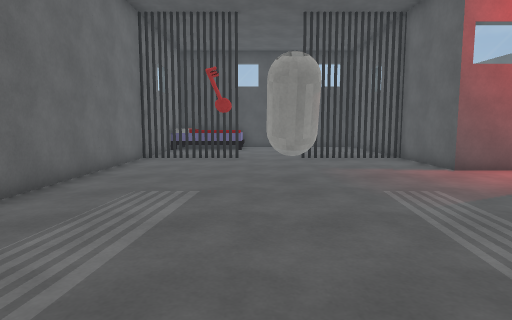
[1] (above)

17 first-person views from a walk through a 3-D level made in the Unity game engine. The camera is 1.3 m above the floor, tilts 6° down and sees 75° across. The floor is counted in squares, 1 m on a side. Each view is taken from the middle of a square. On the plan, view 1 faces up. The plan holds only what a view shows up to about 14 squares ahead; the rest is blank. The place goes on beyond the plan. Door leaves are left out, so doorways stand open. Surface patterns are stand-ins for the level's own textures.

[2]
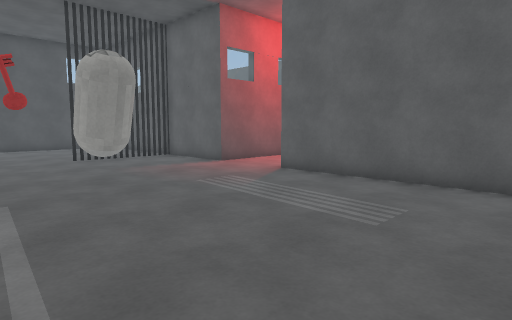

[3]
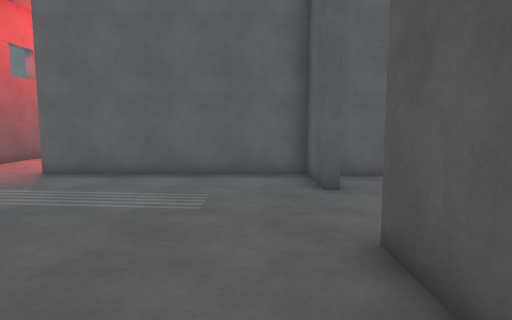

[4]
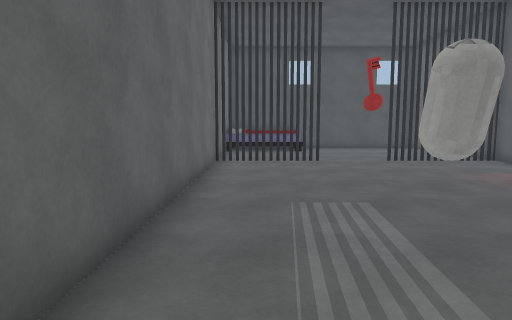

[5]
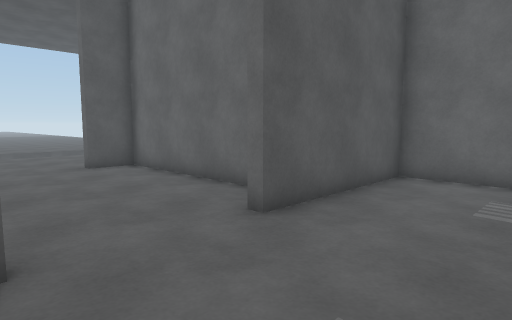

[6]
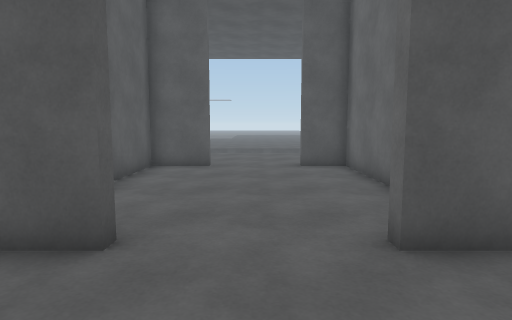

[7]
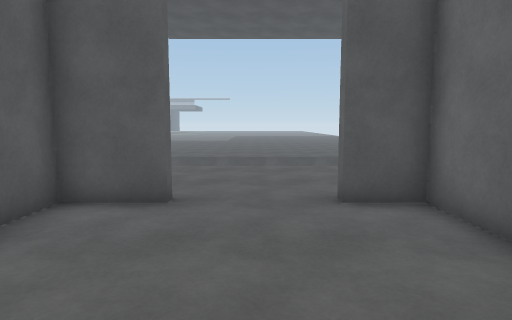

[8]
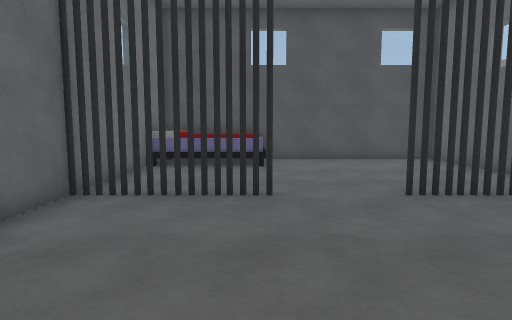

[9]
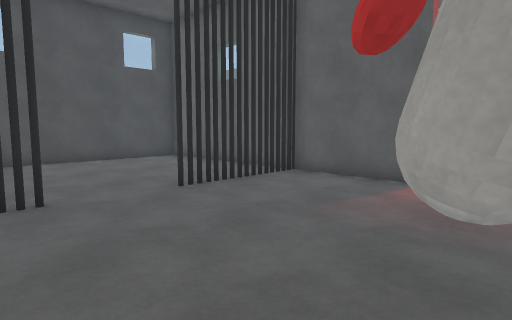

[10]
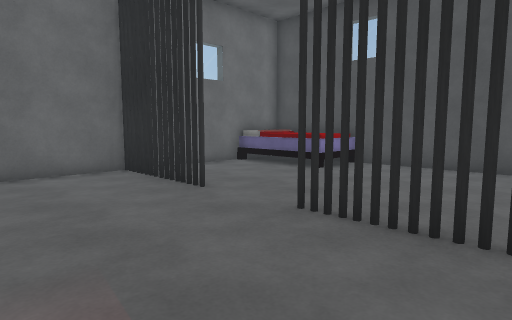

[11]
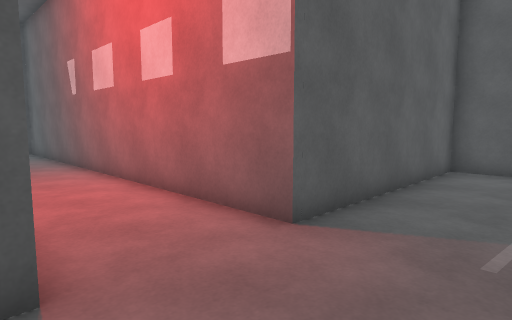

[12]
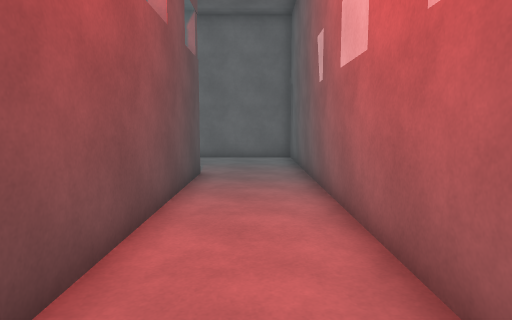

[13]
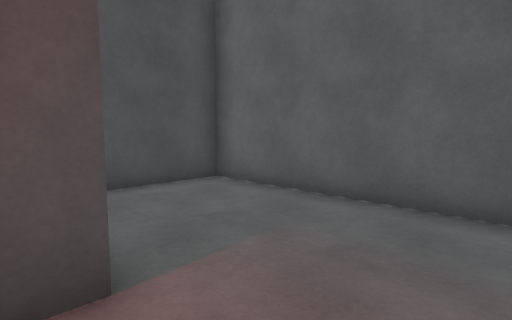

[14]
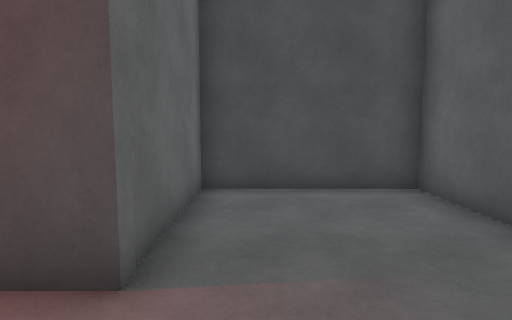

[15]
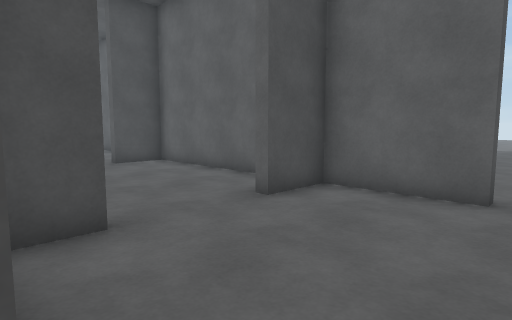

[16]
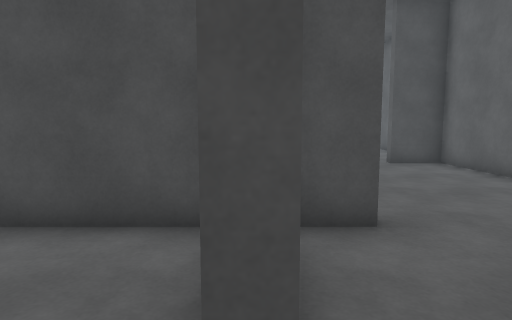

[17]
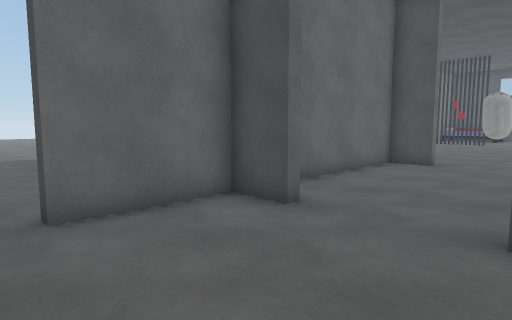

### Floor plan
Key: @ floor where view 1 was taken; # wall or solid block; x gap in a wall; . floor; / step, stairs or slope; D open door; C capsule.
Columns run from 5 left of view 1 to 20 right of it. Each row starts with its distance up from view 1.
 20 ############
 19 #    ......#
 18 #   /......#
 17 #..........#
 16 #..........#
 15 #..........#
 14 #..........#         #####
 13 ##xx#DD#xx##         #...#
 12 #..........#         #...#
 11 #..........#         #...#
 10 #..........###########...#
  9 #..........D.............#
  8 #.....C....D.............#
  7 #....CC....D.............#
  6 #..........###############
  5 #..........#
  4 #..........#
  3 #..........#
  2 #..........#
  1 #..........#
  0 #....@DDD..#
 -1 ######DDD###
 -2     #......#
 -3     #......#
 -4     #.....##
 -5     #.....#
 -6     #.....#
 -7     #.DDD.#
 -8  #####DDD##
 -9  ...#.....#
-10 ....#.....#   .....
-11 ................
-12     ......

Where each view was taken, in squares from view 1:
view 1: 0 up, 0 right, facing up
view 2: 0 up, 2 left, facing up-right
view 3: 1 up, 3 left, facing right
view 4: 1 up, 3 left, facing up
view 5: 3 up, 4 right, facing down-left
view 6: 3 up, 2 right, facing down
view 7: 2 down, 2 right, facing down
view 8: 7 up, 1 left, facing up
view 9: 7 up, 2 left, facing up-right
view 10: 9 up, 5 right, facing up-left
view 11: 10 up, 3 right, facing down-right
view 12: 8 up, 7 right, facing right
view 13: 7 up, 15 right, facing up-right
view 14: 7 up, 17 right, facing up
view 15: 12 down, 1 left, facing up-right
view 16: 12 down, 1 left, facing up
view 17: 12 down, 4 right, facing up-left
